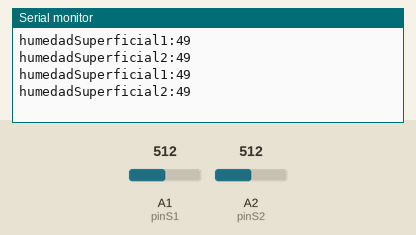
Simulated run of this sketch. Board: Arduino Uno, built with avr-gcc and run on an emulated ATmega328P. On the bench: the last lines printed to the serial monitor. The test bench sets the inputs (shaded band); at power-on: A1 (pinS1) = 512, A2 (pinS2) = 512.

Above: at 1.8 s.
1.9 s: A1 (pinS1) set to 716
At 2.8 s:
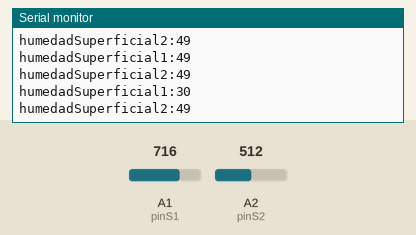
3.4 s: A2 (pinS2) set to 716
At 4.5 s:
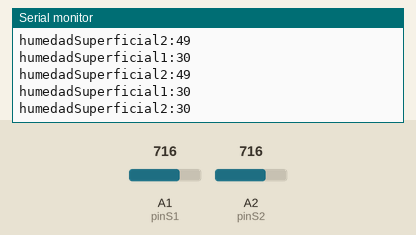
4.9 s: A1 (pinS1) set to 900
At 5.3 s:
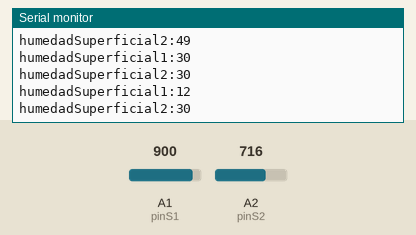
6.4 s: A2 (pinS2) set to 900
At 7.8 s:
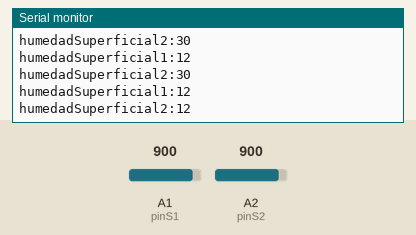
Timing chart, 0 to 8.9 s (numbered marks = the images above; inputs shaded):
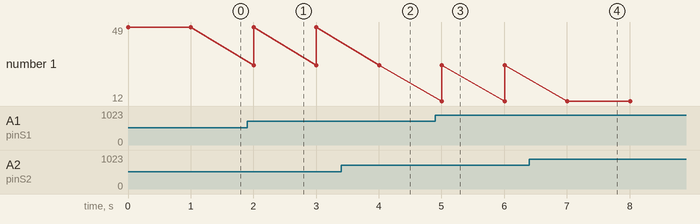

The sketch:

pruebaYL69.ino
```cpp
#define pinS1 1
#define pinS2 2

void setup() {
  Serial.begin(115200);

}

void loop() {
  int lectura1 = map(analogRead(pinS1),1023,0,0,100);
  int lectura2 = map(analogRead(pinS2),1023,0,0,100);

  Serial.println("humedadSuperficial1:" + String(lectura1));
  Serial.println("humedadSuperficial2:" + String(lectura2));

  delay(1000);
}
```

Measured:
- after the input at 1.9 s, the serial monitor: prints a new line after 0.10 s (image 1)
- after the input at 3.4 s, the serial monitor: prints a new line after 0.61 s (image 2)
- after the input at 4.9 s, the serial monitor: prints a new line after 0.11 s (image 3)
- after the input at 6.4 s, the serial monitor: prints a new line after 0.61 s (image 4)
